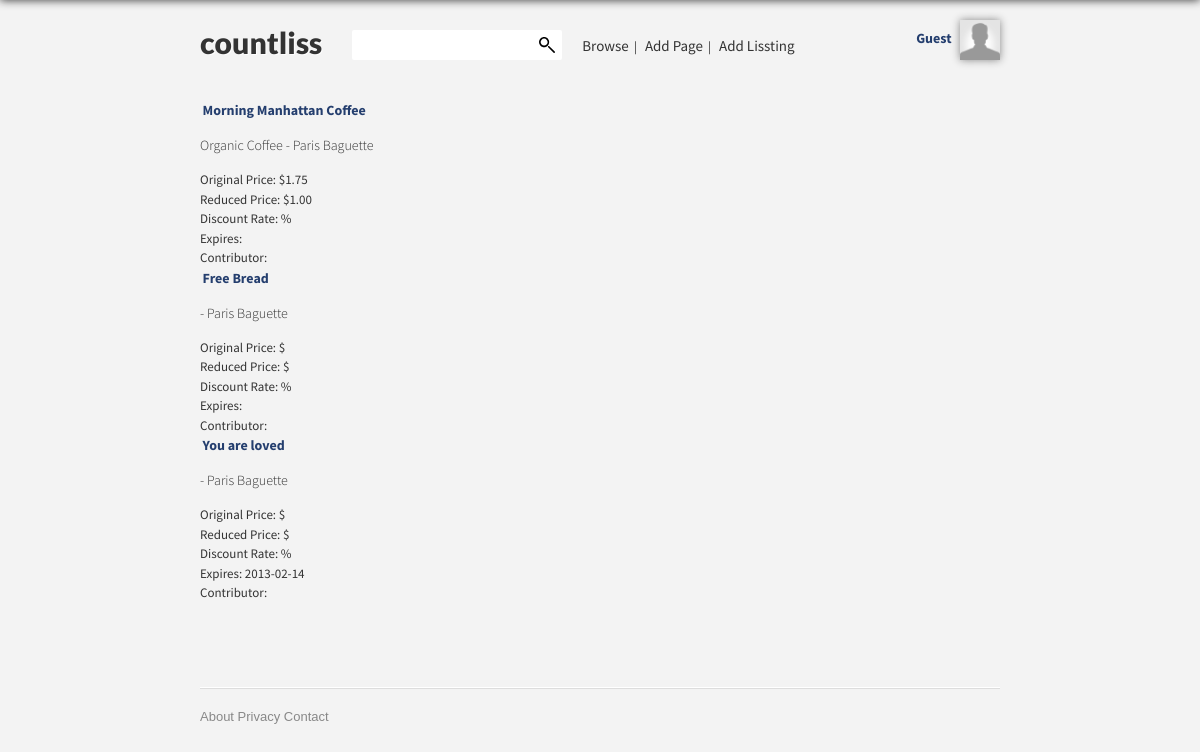
Screenshot of /browse.php with the database file from the repository.
### tables this page shows
CREATE TABLE IF NOT EXISTS `lisstings` (
  `id` int(11) NOT NULL AUTO_INCREMENT,
  `name` varchar(255) NOT NULL,
  `pid` varchar(255) NOT NULL,
  `product` varchar(255) NOT NULL,
  `details` text NOT NULL,
  `website` text NOT NULL,
  `originalprice` varchar(50) NOT NULL,
  `reducedprice` varchar(50) NOT NULL,
  `discountrate` varchar(30) NOT NULL,
  `expiredate` varchar(255) NOT NULL,
  `contributor` varchar(255) NOT NULL,
  PRIMARY KEY (`id`),
  UNIQUE KEY `id` (`id`)
);

CREATE TABLE IF NOT EXISTS `pages` (
  `id` int(11) NOT NULL AUTO_INCREMENT,
  `name` varchar(255) NOT NULL,
  `industry` varchar(255) NOT NULL,
  `site` text NOT NULL,
  PRIMARY KEY (`id`),
  UNIQUE KEY `id` (`id`)
);

### browse.php (the view, shortened to what this page needs)
<?php
require_once "scripts/checkuser.php";
	$check = mysql_query("SELECT * FROM lisstings ORDER BY expiredate LIMIT 8") or die (mysql_error());
	$count = mysql_num_rows($check);
	if ($count > 0) {
		while ($l = mysql_fetch_array($check)) {
			$id = $l['id'];
			$pid = $l['pid'];
			$name = $l['name'];
			$product = $l['product'];
			$priceorig = $l['originalprice'];
			$pricered = $l['reducedprice'];
			$discountrate = $l['discountrate'];
			$expiredate = $l['expiredate'];
		if ($pid !== "") {
			$getpage = mysql_query("SELECT * FROM pages WHERE id='$pid' LIMIT 1") or die (mysql_error());
			$count1 = mysql_num_rows($getpage);
			if ($count1 > 0) {
				while ($p = mysql_fetch_array($getpage)) {
					$pname = $p['name'];
				}
			}
		}
		$checkpic = "lisstings/$id/$id.png";
		$default = "";
		if (file_exists($checkpic)) {
			$photo = "<img src='$checkpic' style='max-width:70px; max-height:70px' />";
		} else {
			$photo = "<img src='$default' />";
		}
		$each_lissting .= "<div class='each-browse'>
			$photo
			<a href='lissting?l=$id'>$name</a>
			<p>$product - $pname</p>
			Original Price: $$priceorig<br>
			Reduced Price: $$pricered<br>
			Discount Rate: $discountrate%<br>
			Expires: $expiredate<br>
			Contributor: $uname
			</div>";
		}
		$content = "$each_lissting";
	} else {
		$alert = "<font id='error'>This lissting does not exist. Try searching another!</font>";
	}
?>
<!DOCTYPE html>
<html xmlns="http://www.w3.org/1999/xhtml" dir="ltr" lang="en-US">
<head>
<?php include_once "heading.php" ?>
</head>
<body>
<div class='wrap'>
<?php include_once "header.php" ?>
<div class='content'>
		<?php echo $content ?>
</div>
</div>
<?php include_once "footer.php" ?>
</body>
</html>

### scripts/checkuser.php (shortened to what this page needs)
<?php
					function getRealIpAddr() {
						if (!empty($_SERVER['HTTP_CLIENT_IP'])){
							$ip=$_SERVER['HTTP_CLIENT_IP'];
						} elseif (!empty($_SERVER['HTTP_X_FORWARDED_FOR'])) {
							$ip=$_SERVER['HTTP_X_FORWARDED_FOR'];
						} else {
							$ip=$_SERVER['REMOTE_ADDR'];
						}
						return $ip;
					}
if (isset($_COOKIE['uid'])) {
	$uid = $_COOKIE['uid'];
					function getRealIpAddr() {
						if (!empty($_SERVER['HTTP_CLIENT_IP'])){
							$ip=$_SERVER['HTTP_CLIENT_IP'];
						} elseif (!empty($_SERVER['HTTP_X_FORWARDED_FOR'])) {
							$ip=$_SERVER['HTTP_X_FORWARDED_FOR'];
						} else {
							$ip=$_SERVER['REMOTE_ADDR'];
						}
						return $ip;
					}
					$user_ip = getRealIpAddr();
	$_SESSION['uid'] = $uid;
	$_SESSION['ip'] = $user_ip;
	$_SESSION['loggedin'] = true;
	$_SESSION['lastactivity'] = date("Y-m-d H:i:s");
	$_SESSION['sessid'] = session_id();
	$user_sql = mysql_query("SELECT * FROM users WHERE id='$uid' LIMIT 1") or die (mysql_error());
	$count = mysql_num_rows($user_sql);
	if ($count > 0) {
		while ($u = mysql_fetch_array($user_sql)) {
			$firstname = $u['firstname'];
			$lastname = $u['lastname'];
			$email = $u['email'];
		}
		$_SESSION['firstname'] = $firstname;
		$_SESSION['lastname'] = $lastname;
		if ($firstname=="" && $lastname=="") {
			$account = "Guest&nbsp;&nbsp;&nbsp;";
		} else {
			$account = "$firstname $lastname&nbsp;&nbsp;&nbsp;";
		}
		$profpic = "users/$uid/$profpic.jpg";
		$defaultpic = "users/default.png";
		if (file_exists($profpic)) {
			$thumbnail = "<img src='$profpic' class='medium account' />";
		} else {
			$thumbnail = "<img src='$defaultpic' class='medium account' />";
		}
		$thumb = "<a href='profile' id='account_thumb'>$account&nbsp;&nbsp;&nbsp;$thumbnail</a>";
	}
} else {
if (!isset($_SESSION['sessid'])) {
	$thumb = "<a href='#' id='account_thumb'>Guest&nbsp;&nbsp;&nbsp;<img src='/users/default.png' class='medium account' /></a>
	<div id='account' class='hidden'>
	<div id='top'>
	<form method='post' action='login_process'>
		<input type='email' name='email' placeholder='Email' class='loginform' /><br>
		<input type='password' name='password' placeholder='Password' class='loginform' /><br>
		<input type='checkbox' name='rememberme' id='rememberme' /><label for='rememberme' id='remember'>Remember me</label><input type='submit' value='Log In' class='button right' />
	</form>
	</div>
	<a href='signup'><div id='bottom' class='center'>
	Create an account
	</div></a>
	</div>
	<script>
$(function(){
	$('a#account_thumb').click(function(){
		$('div#account').toggle();
		return false;
	});
});
</script>";
}
}
?>

### heading.php (shortened to what this page needs)
<link rel="stylesheet" type="text/css" href="css/style.css"/>
<link rel="stylesheet" type="text/css" href="css/headerfooter.css"/>

### header.php
<div class='header-wrap'>
	<a href='.' class='logo left'>countliss</a>
<input class='top-search left' />
<div class='links left'>
	<a href='browse'>Browse</a>&nbsp;&nbsp;|&nbsp;&nbsp;
	<a href='add_page'>Add Page</a>&nbsp;&nbsp;|&nbsp;&nbsp;
	<a href='add_lissting'>Add Lissting</a>
</div>
<div class='right'>
	<?php echo $thumb ?>
</div>
</div>

### footer.php (shortened to what this page needs)
<div class='footer'>
<div class='footer-wrap'>
<hr>
<ul>
<li><a href='about'>About</a></li>
<li><a href='privacy'>Privacy</a></li>
<li><a href='contact'>Contact</a></li>
</ul>
</div>
</div>

### css/style.css (style rules this page uses)
body { line-height:1; color:black; background:white; }
ol, ul, li { list-style:none; }
html, body, div { margin: 0; padding: 0; border: 0; outline: 0; }
body { background:transparent; font:normal 62.5%/1.5 Source Sans Pro, Arial, sans-serif; font-size: 13px; letter-spacing:0px; color:#333; background:#f3f3f3; padding: 0px; position:relative; -webkit-font-smoothing: subpixel-antialiased; }
body:before { content: ""; position: fixed; top: -10px; left: 0px; width: 100%; height: 10px; z-index: 100px; -webkit-box-shadow: 0px 0px 10px rgba(0,0,0,.8); -moz-box-shadow: 0px 0px 10px rgba(0,0,0,.8); box-shadow: 0px 0px 10px rgba(0,0,0,.8); }
label, p, span { font-family: 'Source Sans Pro', Helvetica Neue, Arial, sans-serif; font-weight:300; font-size: 13px; }
p, a, b, span { font-size: 14px; }
a:link, a:visited, a:active { text-decoration:none; color:#243E6E; font-weight: bold; }
ul, dt, dd { list-style:none; padding:0px; margin:0px; }
.left { float:left }
.right { float:right }
hr { border:none; height:1px; background-color: #888; }
.wrap { margin:0px auto; width: 800px; }
.logo { font-weight: 900; font-size: 70px; text-shadow:1px 1px 0 rgba(255,255,255,.8); }
img.medium { width:40px;height:40px }
a.logo { font-family: Lato, Helvetica Neue, Arial, sans-serif; font-weight:900; font-size: 30px; color:#333333; cursor:pointer; }
div.content { height: 500px; width:100%; }

### css/headerfooter.css (style rules this page uses)
.header-wrap { width: 100%; height: 80px; margin-top:20px; }
.top-search { width: 190px; height: 30px; border: none; border-radius:2px; background-color: white; background-image: url('../media/search.svg'); background-size: 20px 20px; background-position: 97% 50%; background-repeat:no-repeat; margin: 10px 0px 0px 30px; padding: 0px 10px; font-family: Arial, sans-serif; font-size: 14px; }
.header-wrap .links { margin-left: 20px; margin-top: 15px; }
.header-wrap .links a { font-size: 15px; font-weight: normal; color: #333; }
a#account_thumb { font-size: 14px; }
img.medium.account { vertical-align: middle; -webkit-box-shadow: 0px 0px 8px 0px #888; -moz-box-shadow: 0px 0px 8px 0px #888; box-shadow: 0px 0px 8px 0px #888; }
.footer-wrap { margin: 0px auto; width: 800px; }
.footer { float: left; margin-top: 50px; padding: 20px 0px; position: relative; width: 100%; border: none; font-family: Arial, sans-serif; font-size: 13px; }
.footer ul li { display:inline; }
.footer ul li a { font-family: Arial, sans-serif; font-weight: 200; color: #888; font-size: 13px; }
.footer hr { margin: 17px 0 18px; height: 0; clear: both; border-width: 1px 0 0; border-top: 1px solid #fff; border-bottom: 1px solid #ddd; }

### rows the page displays
lisstings: name "Morning Manhattan Coffee", product "Organic Coffee", pages.name "Paris Baguette", originalprice "1.75", reducedprice "1.00"
lisstings: name "Free Bread", pages.name "Paris Baguette"
lisstings: name "You are loved", pages.name "Paris Baguette", expiredate "2013-02-14"
